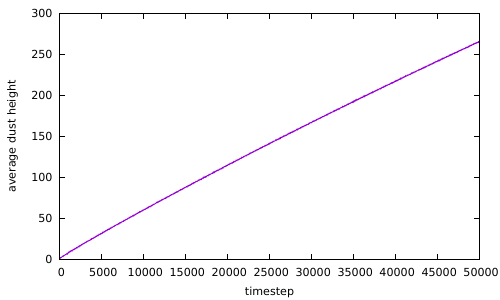

Recreate this plot in gnuplot.
set terminal pdf
set output 'avg_dust_height.pdf'

set xlabel "timestep"
set ylabel "average dust height"

unset key

plot './avg_dust_height.dat' with lines